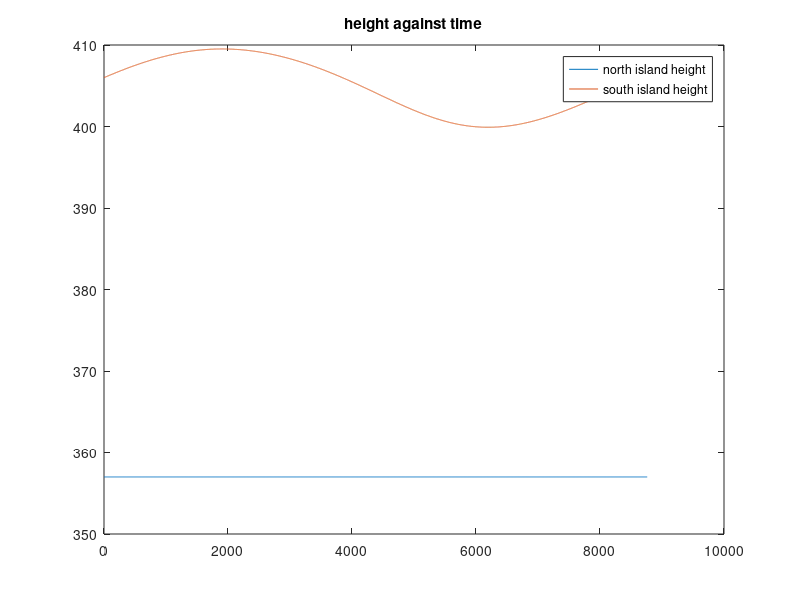
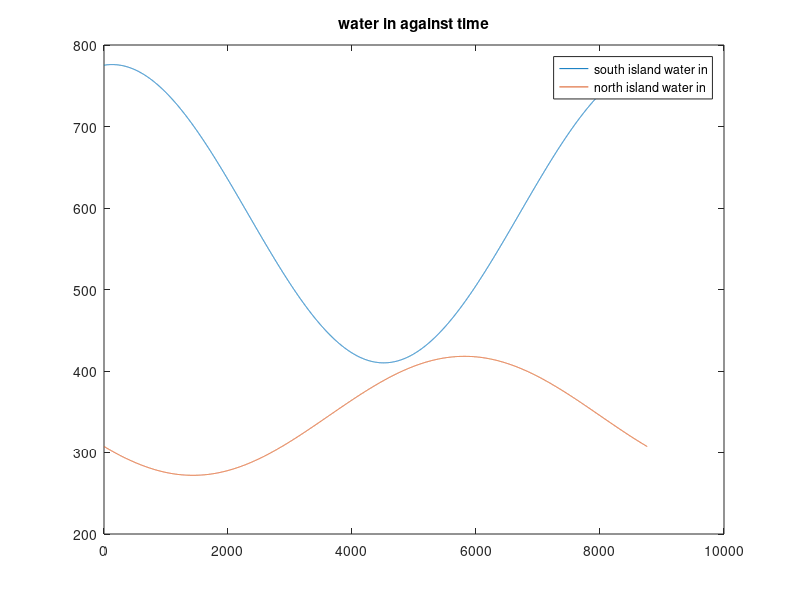
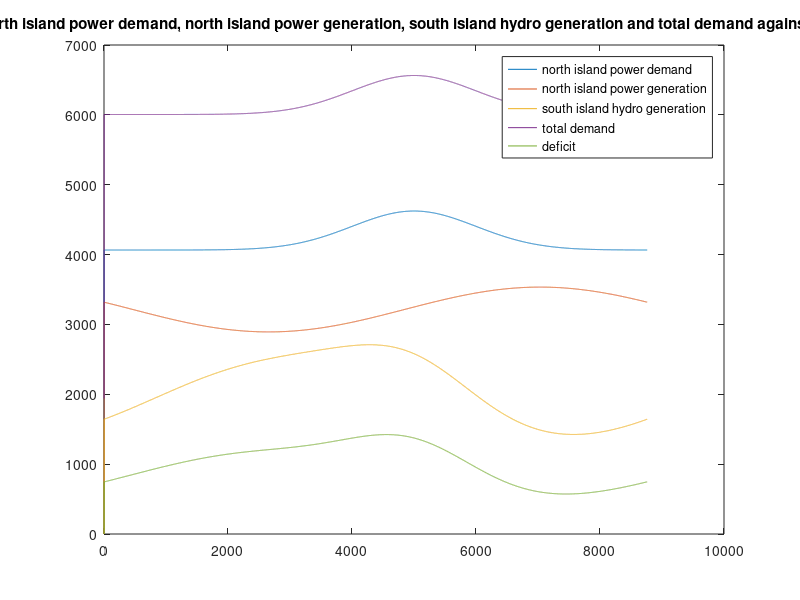
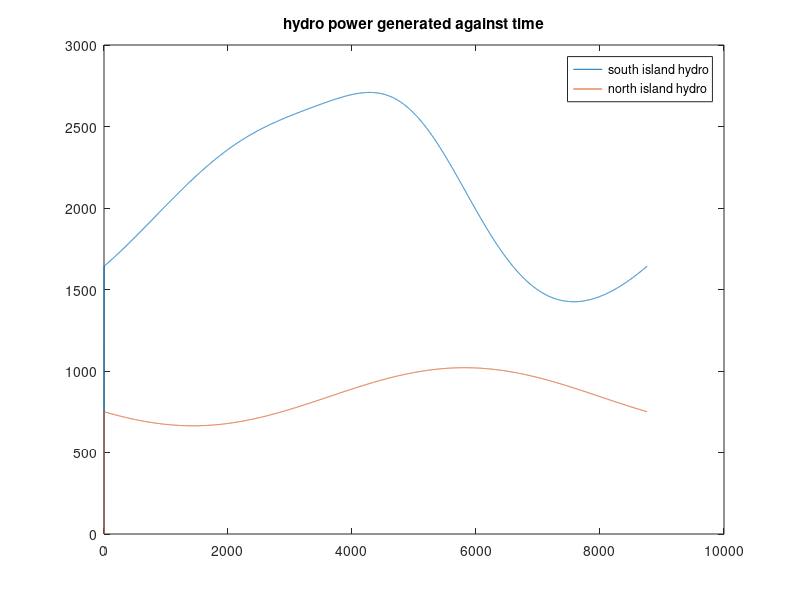

The MATLAB source for these figures, in order:
% emth171 case study 2
% jackson crawford
% modelling of the water level in hydroelectric dams as a function of power
% consumption in new zealand

clear
clc


% variables
p = 998;
g = 9.81;
k = 1.55;
l = 300;
aNI = 620*1e6;
aSI = 350*1e6;
pGeo = 1525;
pNIdem = @(t) (4065+1.4e6*normpdf(t, 5000, 1000));
pSIdem = 1940;
northIslandWind = 2065;
southIslandWind = 2065;

% arrays, initial values for ODE's

tArray = 1:8760;

vNISpillArray = 0;

vSISpillArray = 0;

hNIArray = 357;

hSIArray = 406;

% functions


fNIin = @(t) 345 + 73*sin((2*pi*(t-3624))/8760);
northIslandInArray = fNIin(0);

fSIin = @(t) 593 - 183*sin((2*pi*(t-2320))/8760);
southIslandInArray = fSIin(0);
% pHydroSI = @(fGen) (0.9*fGen*p*g*(h))/10^6;

SIHydroArray = 0;
NIHydroArray = 0;

northIslandDemandArray = 0;
northIslandGenArray = 0;
southIslandGenArray = 0;
deficitArray = 0;

for n = tArray
t = tArray(n);

% current power demand of north and south islands, MW
currentNorthIslandDemand = pNIdem(t);
currentSouthIslandDemand = pSIdem;

% current flow rate into each reservoir, m^3s^-1
inflowNorthIsland = fNIin(t);
inflowSouthIsland = fSIin(t);

northIslandInArray = [northIslandInArray, inflowNorthIsland];
southIslandInArray = [southIslandInArray, inflowSouthIsland];
% flow out of the north island dam used for generating power, m^3s^-1
genFlowNorthIsland = inflowNorthIsland;

% power generated by north island hydro as a function of the height, MW
hydroGenNorthIsland = (0.9*genFlowNorthIsland*p*g*(hNIArray(n)-80))/10^6;

% wind capacity factor, constant over the two islands based on time of
% year, general indicator of wind farm efficiency
windCapacityFactor = 0.41 + 0.12*sin((2*pi*(t-5660))/8760);

% total generation of power out of the north island, MW
northIslandTotalGen = pGeo + hydroGenNorthIsland + (northIslandWind * windCapacityFactor);

% total power demand of the north island, based on time of year, MW
northIslandDemand = 4065+1.4e6*normpdf(t, 5000, 1000);

% north island power deficit, e.g power needing to be routed north from
% south island production through HVDC cable, MW
northIslandDeficit = (northIslandDemand - northIslandTotalGen);

deficitArray = [deficitArray, northIslandDeficit];

% power requirement from the south island, taken from power demand of south
% island + power required to be sent to north island, - power generated
% from wind farms in the south island based on the time of year, MW
southIslandHydro = pSIdem + northIslandDeficit - (southIslandWind * windCapacityFactor);

% water flow required through south island hydro to produce required power,
% m^3s^-1
genFlowSouthIsland = ((10^6*southIslandHydro)/(0.9*p*g*(hSIArray(n))));

SIHydroArray = [SIHydroArray, southIslandHydro];
NIHydroArray = [NIHydroArray, hydroGenNorthIsland];
% set initial spill rates for both dams, if the height of the water is not
% above the height of the dam, there is no spill, m^3s^-1

if hNIArray(n) > 357.25
    fSpillNI = k*l*(hNIArray(n)-357.25)^1.5;
else
    fSpillNI = 0;
end
if hSIArray(n) > 410
    fSpillSI = k*l*(hSIArray(n)-410)^1.5;
else
    fSpillSI = 0;
end

% rate of spill in m^3s^-1, multiplied by 3600 to attain m^3h^-1
dvdtNISpill = fSpillNI;

dvdtSISpill = fSpillSI;

% rate of height change in each lake derived from net water flow, ms^-1
dhdtNI = ((inflowNorthIsland - genFlowNorthIsland - fSpillNI)/aNI);

dhdtSI = ((inflowSouthIsland - genFlowSouthIsland - fSpillSI)/aSI);

% next lake height in north island for euler's method, m
hNINext = hNIArray(n) + dhdtNI*3600;

% append next height to array of heights for plot
hNIArray = [hNIArray, hNINext];

% next lake height in south island for euler's method, m
hSINext = hSIArray(n) + dhdtSI*3600;

% append next height to array of heights for plot
hSIArray = [hSIArray, hSINext];

% append volume spilt to arrays of volume previously spilt
vNISpillArray = [vNISpillArray,(vNISpillArray(n) + dvdtNISpill*3600)];

vSISpillArray = [vSISpillArray,(vSISpillArray(n) + dvdtSISpill*3600)];

northIslandDemandArray = [northIslandDemandArray, northIslandDemand];
northIslandGenArray = [northIslandGenArray, northIslandTotalGen];
end
 
tArray = [tArray, 8761];

figure
plot(tArray, hNIArray, tArray, hSIArray);
title('height against time')
legend('north island height', 'south island height')

figure
plot(tArray, southIslandInArray, tArray, northIslandInArray)
title('water in against time')
legend('south island water in', 'north island water in')

totalDemandArray = northIslandDemandArray + 1940;
figure
plot(tArray, northIslandDemandArray, tArray, northIslandGenArray, tArray, SIHydroArray, tArray, totalDemandArray, tArray, deficitArray)
title('north island power demand, north island power generation, south island hydro generation and total demand against time')
legend('north island power demand', 'north island power generation', 'south island hydro generation', 'total demand', 'deficit')

figure
plot(tArray, SIHydroArray, tArray, NIHydroArray)
title('hydro power generated against time')
legend('south island hydro', 'north island hydro')

figure
plot(tArray, hSIArray);
title('south island height against time')

figure
plot(tArray, vSISpillArray);
title('south island spillage against time')
